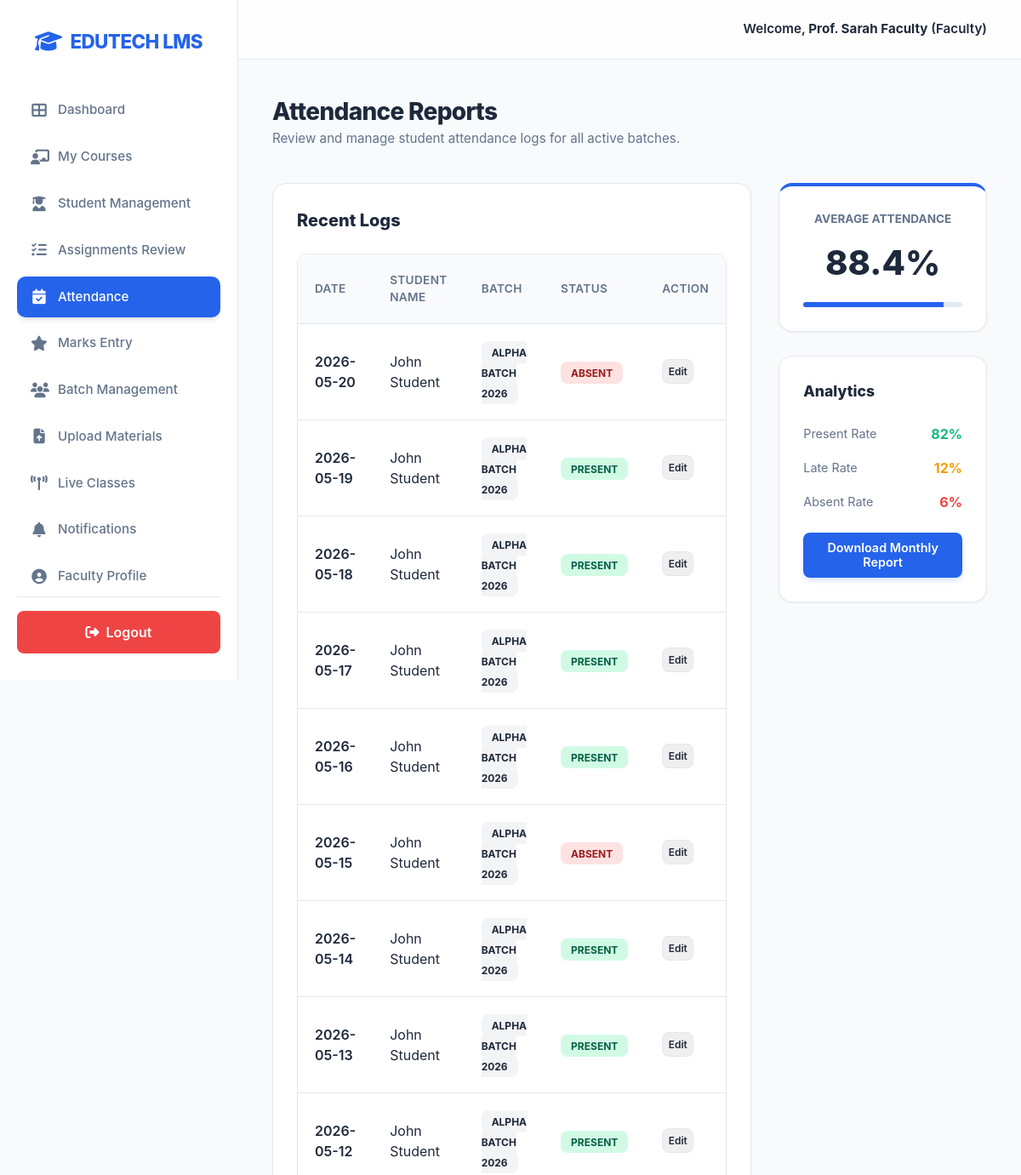
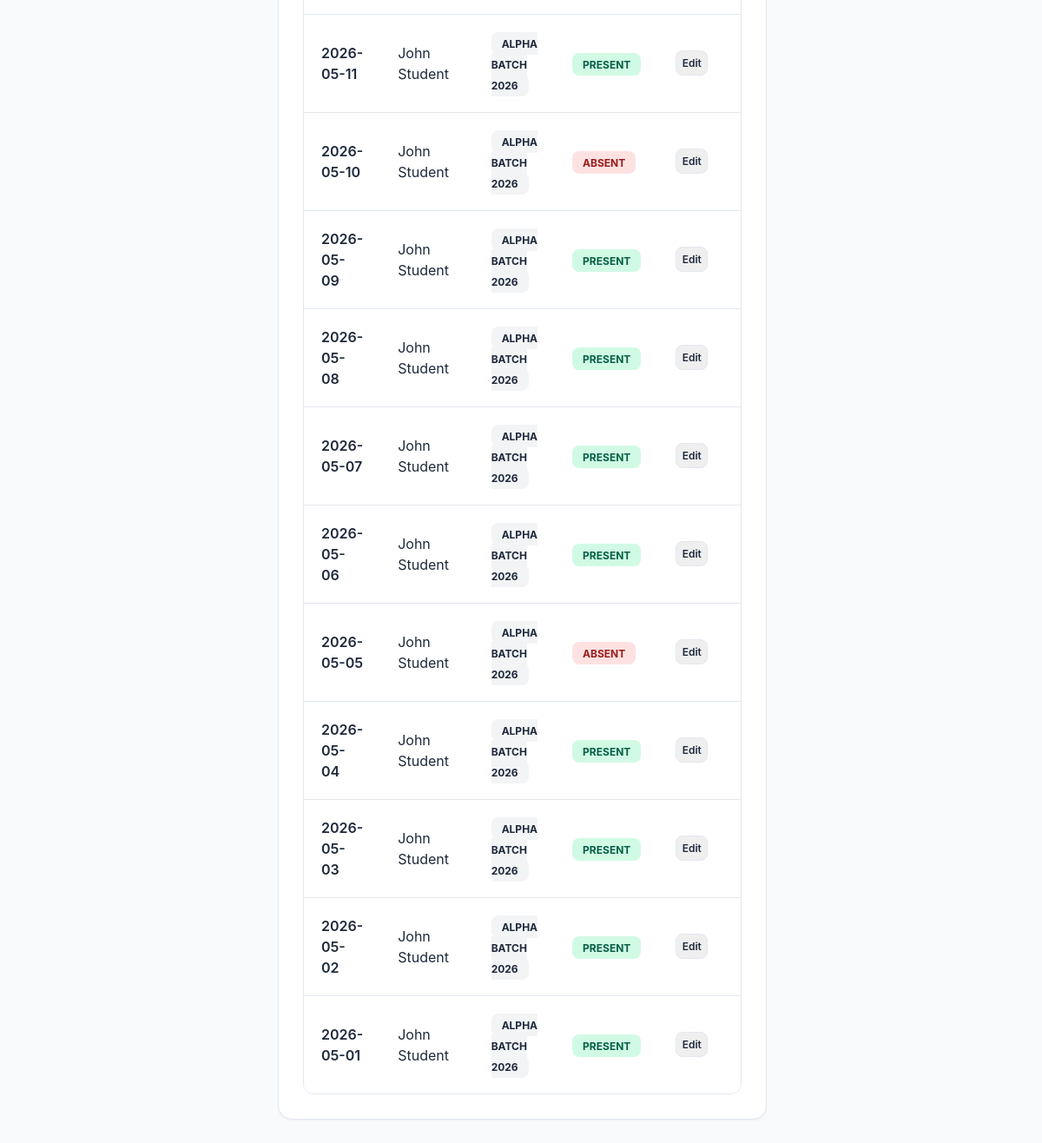
Page /faculty/attendance (signed in) on the committed database (2 pictures, top to bottom).
### tables this page shows
CREATE TABLE attendance (
        id INTEGER PRIMARY KEY AUTOINCREMENT,
        student_id INTEGER NOT NULL,
        batch_id INTEGER NOT NULL,
        date DATE NOT NULL,
        status TEXT, -- present, absent
        FOREIGN KEY (student_id) REFERENCES users (id),
        FOREIGN KEY (batch_id) REFERENCES batches (id)
    );

CREATE TABLE users (
        id INTEGER PRIMARY KEY AUTOINCREMENT,
        name TEXT NOT NULL,
        email TEXT UNIQUE NOT NULL,
        password TEXT NOT NULL,
        role TEXT NOT NULL, -- admin, student, faculty, parent
        created_at TIMESTAMP DEFAULT CURRENT_TIMESTAMP
    , phone TEXT);

CREATE TABLE batches (
        id INTEGER PRIMARY KEY AUTOINCREMENT,
        name TEXT NOT NULL,
        faculty_id INTEGER,
        FOREIGN KEY (faculty_id) REFERENCES users (id)
    );

### app.py (the view)
@app.route('/faculty/attendance')
@login_required(role='faculty')
def faculty_attendance():
    conn = get_db()
    attendance = conn.execute("""
        SELECT a.*, u.name as student_name, b.name as batch_name
        FROM attendance a
        JOIN users u ON a.student_id = u.id
        JOIN batches b ON a.batch_id = b.id
        WHERE b.faculty_id = ?
        ORDER BY a.date DESC
    """, (session['user_id'],)).fetchall()
    conn.close()
    return render_template('faculty_attendance.html', attendance=attendance)

### app.py (called while the page is built)
def login_required(role=None):
    def wrapper(f):
        @wraps(f)
        def decorated_function(*args, **kwargs):
            if 'user_id' not in session:
                return redirect(url_for('login'))
            if role and session.get('role') != role:
                flash('Unauthorized access!', 'danger')
                return redirect(url_for('dashboard'))
            return f(*args, **kwargs)
        return decorated_function
    return wrapper

### database.py (called while the page is built)
def get_db():
    conn = sqlite3.connect(DB_NAME, check_same_thread=False)
    conn.row_factory = sqlite3.Row
    return conn

### templates/faculty_attendance.html
{% extends "base.html" %}
{% block content %}
<div style="margin-bottom: 2.5rem;">
    <h2 style="font-size: 1.75rem; font-weight: 800; color: var(--text-main); letter-spacing: -0.025em;">Attendance Reports</h2>
    <p style="color: var(--text-muted); font-size: 0.95rem;">Review and manage student attendance logs for all active batches.</p>
</div>
<div class="grid" style="grid-template-columns: 2fr 1fr; gap: 2rem; align-items: start;">
    <div class="card">
        <h3 style="margin-bottom: 1.5rem; font-size: 1.25rem; font-weight: 800;">Recent Logs</h3>
        <div class="table-responsive">
            <table>
                <thead>
                    <tr>
                        <th>Date</th>
                        <th>Student Name</th>
                        <th>Batch</th>
                        <th>Status</th>
                        <th>Action</th>
                    </tr>
                </thead>
                <tbody>
                    {% for a in attendance %}
                    <tr>
                        <td style="font-weight: 600; color: var(--text-main);">{{ a.date }}</td>
                        <td>{{ a.student_name }}</td>
                        <td><span class="badge" style="background: #F3F4F6; color: var(--text-main);">{{ a.batch_name }}</span></td>
                        <td>
                            {% if a.status == 'present' %}
                            <span class="badge" style="background: #D1FAE5; color: #065F46;">Present</span>
                            {% elif a.status == 'absent' %}
                            <span class="badge" style="background: #FEE2E2; color: #991B1B;">Absent</span>
                            {% else %}
                            <span class="badge" style="background: #FEF3C7; color: #92400E;">Late</span>
                            {% endif %}
                        </td>
                        <td>
                            <button class="btn btn-outline" style="padding: 0.4rem; border: 1px solid var(--border-color); color: var(--text-main); font-size: 0.75rem;">Edit</button>
                        </td>
                    </tr>
                    {% endfor %}
                </tbody>
            </table>
        </div>
    </div>
    <div>
        <div class="card" style="text-align: center; border-top: 4px solid var(--primary-color);">
            <h3 style="color: var(--text-muted); font-size: 0.85rem; text-transform: uppercase; margin-bottom: 0.75rem;">Average Attendance</h3>
            <p style="font-size: 2.5rem; font-weight: 800; color: var(--text-main);">88.4%</p>
            <div style="height: 6px; background: #E2E8F0; border-radius: 3px; margin-top: 1rem; overflow: hidden;">
                <div style="width: 88%; height: 100%; background: var(--primary-color);"></div>
            </div>
        </div>
        <div class="card">
            <h3 style="margin-bottom: 1.5rem; font-size: 1.1rem; font-weight: 800;">Analytics</h3>
            <div style="display: flex; flex-direction: column; gap: 1rem;">
                <div style="display: flex; justify-content: space-between; align-items: center;">
                    <span style="font-size: 0.9rem; color: var(--text-muted);">Present Rate</span>
                    <span style="font-weight: 700; color: var(--success-color);">82%</span>
                </div>
                <div style="display: flex; justify-content: space-between; align-items: center;">
                    <span style="font-size: 0.9rem; color: var(--text-muted);">Late Rate</span>
                    <span style="font-weight: 700; color: var(--accent-color);">12%</span>
                </div>
                <div style="display: flex; justify-content: space-between; align-items: center;">
                    <span style="font-size: 0.9rem; color: var(--text-muted);">Absent Rate</span>
                    <span style="font-weight: 700; color: var(--danger-color);">6%</span>
                </div>
            </div>
            <br>
            <button class="btn btn-primary" style="width: 100%;">Download Monthly Report</button>
        </div>
    </div>
</div>
{% endblock %}

### static/css/style.css (style rules this page uses)
:root { --primary-color: #2563EB; --primary-light: #60A5FA; --primary-dark: #1E40AF; --bg-color: #F8FAFC; --card-bg: #FFFFFF; --text-main: #1E293B; --text-muted: #64748B; --border-color: #E2E8F0; --success-color: #10B981; --danger-color: #EF4444; --accent-color: #F59E0B; --shadow-sm: 0 1px 2px 0 rgba(0, 0, 0, 0.05); --shadow: 0 4px 6px -1px rgba(0, 0, 0, 0.1), 0 2px 4px -1px rgba(0, 0, 0, 0.06); --shadow-md: 0 10px 15px -3px rgba(0, 0, 0, 0.1), 0 4px 6px -2px rgba(0, 0, 0, 0.05); }
* { box-sizing: border-box; margin: 0; padding: 0; font-family: 'Inter', 'Segoe UI', system-ui, -apple-system, sans-serif; }
body { background-color: var(--bg-color); color: var(--text-main); display: flex; min-height: 100vh; line-height: 1.5; }
.btn { padding: 0.6rem 1.25rem; border: none; border-radius: 8px; cursor: pointer; font-weight: 600; text-decoration: none; display: inline-flex; align-items: center; justify-content: center; transition: all 0.2s ease; font-size: 0.9rem; }
.btn-primary { background-color: var(--primary-color); color: white; box-shadow: 0 4px 6px -1px rgba(37, 99, 235, 0.2); }
.card { background: var(--card-bg); border-radius: 16px; padding: 1.75rem; box-shadow: var(--shadow-sm); border: 1px solid var(--border-color); margin-bottom: 1.75rem; transition: all 0.3s ease; }
.grid { display: grid; grid-template-columns: repeat(auto-fill, minmax(320px, 1fr)); gap: 1.75rem; }
.table-responsive { overflow-x: auto; border-radius: 12px; border: 1px solid var(--border-color); }
table { width: 100%; border-collapse: collapse; background: white; }
th, td { padding: 1.25rem; text-align: left; border-bottom: 1px solid var(--border-color); }
th { background-color: #F8FAFC; color: var(--text-muted); font-weight: 600; font-size: 0.85rem; text-transform: uppercase; letter-spacing: 0.025em; }
tr:last-child td { border-bottom: none; }
.badge { padding: 0.35rem 0.75rem; border-radius: 8px; font-size: 0.75rem; font-weight: 700; text-transform: uppercase; }

### rows in the picture
attendance: date "2026-05-20", student_name "John Student", batch_name "ALPHA BATCH 2026", status "ABSENT"
attendance: date "2026-05-19", student_name "John Student", batch_name "ALPHA BATCH 2026", status "PRESENT"
attendance: date "2026-05-18", student_name "John Student", batch_name "ALPHA BATCH 2026", status "PRESENT"
attendance: date "2026-05-17", student_name "John Student", batch_name "ALPHA BATCH 2026", status "PRESENT"
attendance: date "2026-05-16", student_name "John Student", batch_name "ALPHA BATCH 2026", status "PRESENT"
attendance: date "2026-05-15", student_name "John Student", batch_name "ALPHA BATCH 2026", status "ABSENT"
attendance: date "2026-05-14", student_name "John Student", batch_name "ALPHA BATCH 2026", status "PRESENT"
attendance: date "2026-05-13", student_name "John Student", batch_name "ALPHA BATCH 2026", status "PRESENT"
attendance: date "2026-05-12", student_name "John Student", batch_name "ALPHA BATCH 2026", status "PRESENT"
attendance: date "2026-05-11", student_name "John Student", batch_name "ALPHA BATCH 2026", status "PRESENT"
attendance: date "2026-05-10", student_name "John Student", batch_name "ALPHA BATCH 2026", status "ABSENT"
attendance: date "2026-05-09", student_name "John Student", batch_name "ALPHA BATCH 2026", status "PRESENT"
attendance: date "2026-05-08", student_name "John Student", batch_name "ALPHA BATCH 2026", status "PRESENT"
attendance: date "2026-05-07", student_name "John Student", batch_name "ALPHA BATCH 2026", status "PRESENT"
attendance: date "2026-05-06", student_name "John Student", batch_name "ALPHA BATCH 2026", status "PRESENT"
attendance: date "2026-05-05", student_name "John Student", batch_name "ALPHA BATCH 2026", status "ABSENT"
attendance: date "2026-05-04", student_name "John Student", batch_name "ALPHA BATCH 2026", status "PRESENT"
attendance: date "2026-05-03", student_name "John Student", batch_name "ALPHA BATCH 2026", status "PRESENT"
attendance: date "2026-05-02", student_name "John Student", batch_name "ALPHA BATCH 2026", status "PRESENT"
attendance: date "2026-05-01", student_name "John Student", batch_name "ALPHA BATCH 2026", status "PRESENT"

### other values in the picture
{{ session.get('name') }} "Prof. Sarah Faculty"
{{ session.get('role')|capitalize }} "Faculty"
